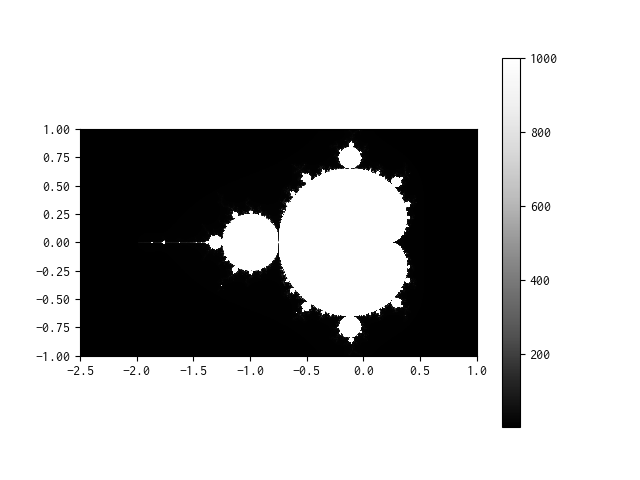

The script that saved this image:
import matplotlib.pyplot as plt
import matplotlib.cm as cm
import random

def initialize_image(x_p, y_p):
    image = []
    for i in range(y_p):
        x_colors = []
        for j in range(x_p):
            x_colors.append(0)
        image.append(x_colors)
    return image

def color_points():
    x_p = 400
    y_p = 400
    image = initialize_image(x_p, y_p)

    x_min = -2.5
    x_max = 1.0
    y_min = -1.0
    y_max = 1.0

    max_iteration = 1000

    yk = y_min
    for i in range(y_p):
        xi = x_min
        for k in range(x_p):
            z1 = 0
            c = complex(xi, yk)
            iteration = 0
            while True:
                z1 = z1 * z1 + c
                iteration += 1
                if not(abs(z1) < 2 and iteration < max_iteration):
                    break
            image[i][k] = iteration
            xi += (x_max - x_min) / x_p
        yk += (y_max - y_min) / y_p

    plt.imshow(
        image,
        origin='lower',
        extent=(x_min, x_max, y_min, y_max),
        cmap=cm.Greys_r,
        interpolation='nearest'
    )
    plt.colorbar()
    plt.savefig('04.png')

if __name__ == '__main__':
    color_points()
